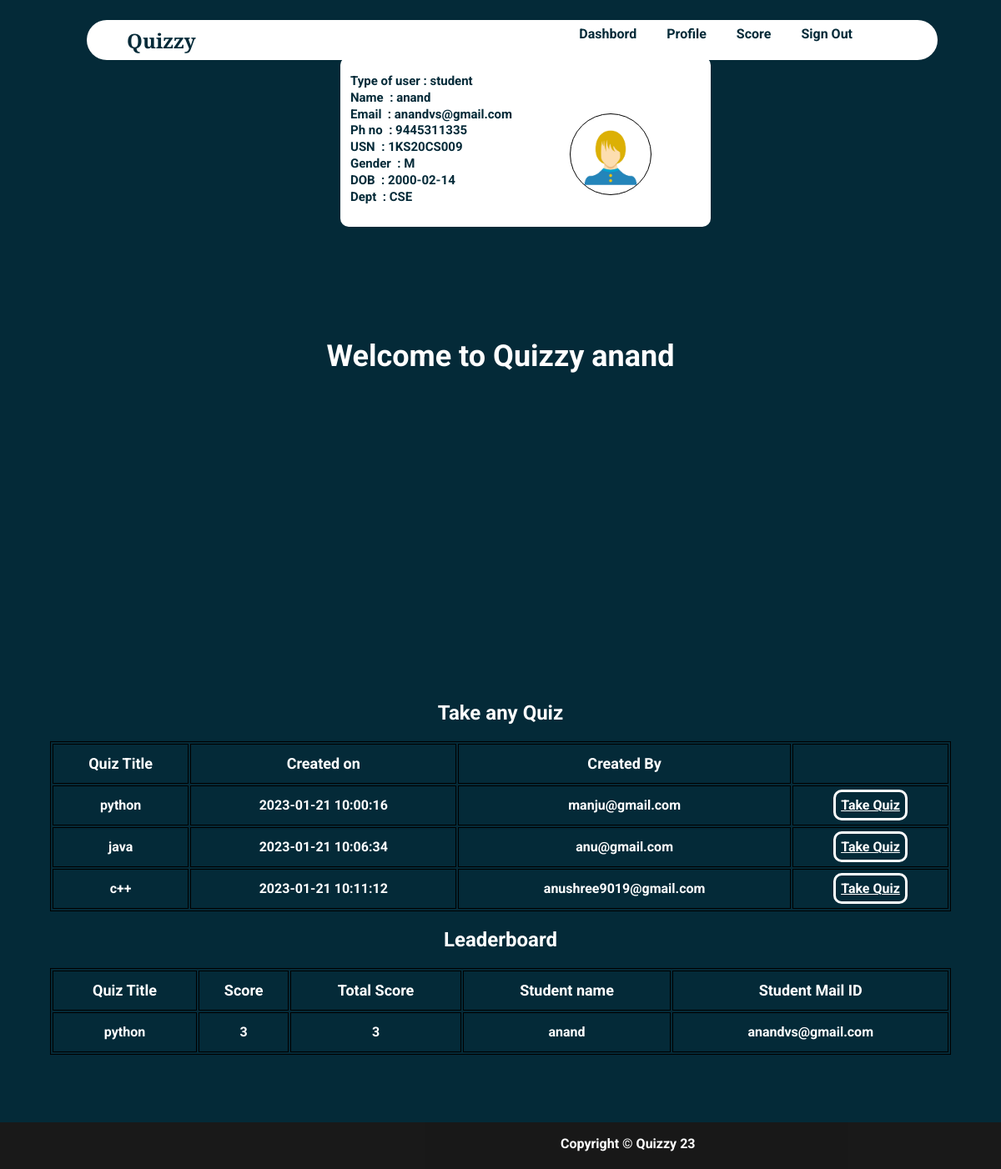
Page /homestud.php (signed in) on the committed database.
### tables this page shows
CREATE TABLE IF NOT EXISTS `student` (
  `usn` varchar(10) NOT NULL,
  `name` varchar(20) NOT NULL,
  `mail` varchar(30) NOT NULL,
  `phno` varchar(10) NOT NULL,
  `gender` varchar(1) NOT NULL,
  `DOB` varchar(10) NOT NULL,
  `pw` varchar(200) NOT NULL,
  `dept` varchar(3) DEFAULT NULL,
  PRIMARY KEY (`mail`),
  UNIQUE KEY `mail` (`mail`),
  UNIQUE KEY `phno` (`phno`),
  UNIQUE KEY `usn` (`usn`),
  KEY `dept` (`dept`)
);

CREATE TABLE IF NOT EXISTS `quiz` (
  `quizid` int NOT NULL AUTO_INCREMENT,
  `quizname` varchar(20) NOT NULL,
  `date_created` timestamp NOT NULL DEFAULT CURRENT_TIMESTAMP,
  `mail` varchar(30) DEFAULT NULL,
  PRIMARY KEY (`quizid`),
  KEY `mail` (`mail`)
);

CREATE TABLE IF NOT EXISTS `score` (
  `slno` int NOT NULL AUTO_INCREMENT,
  `score` int NOT NULL,
  `quizid` int NOT NULL,
  `mail` varchar(30) DEFAULT NULL,
  `totalscore` int DEFAULT NULL,
  `remark` varchar(20) DEFAULT NULL,
  PRIMARY KEY (`slno`),
  KEY `quizid` (`quizid`),
  KEY `mail` (`mail`)
);

### homestud.php (the view, shortened to what this page needs)
<html>
<head>
</head>
<?php
require_once 'sql.php';
                $conn = mysqli_connect($servername, $username, $password, $dbname);if (!$conn) {
    echo "<script>alert(\"Database error retry after some time !\")</script>";
}
?>
<body style="color: #fff !important;font-weight:bolder;margin: 0 !important;font-weight: bolder !important;font-family: 'Roboto', sans-serif;">
    <div style="background-color: #042A38;height:auto;">
        <div class="navbar" style="display: grid;width: 85%;height:3rem;color:#042A38;position:fixed;border-radius:10rem;margin-top:1.5rem;margin-left:6.5rem;">
        <section style="margin-left: 3rem;height:3rem;display:grid;padding-top: 8px;padding-bottom: 3px; font-size: 1.5rem;font-family: 'Libre Baskerville', serif;">Quizzy</section>
            <ul style="display: inline-flex;padding: 0 !important;margin-top: 0;float: right;right: 10rem;top:0.8rem;position: fixed;width: 50vw;">
                <li onclick="dash()">Dashbord</li>
                <li onclick="prof()">Profile</li>
                <li onclick="score()">Score</li>
                <li onclick="lo()">Sign Out</li>
            </ul>
        </div><br><br>
        <?php
        $type1 = $_SESSION["type"];
        $username1 = $_SESSION["username"];
        $sql = "select * from " . $type1 . " where mail='{$username1}'";
        $res =   mysqli_query($conn, $sql);
        if ($res == true) {
            global $dbmail, $dbpw;
            while ($row = mysqli_fetch_array($res)) {
                $dbmail = $row['mail'];
                $dbname = $row['name'];
                $dbusn = $row['usn'];
                $dbphno = $row['phno'];
                $dbgender = $row['gender'];
                $dbdob = $row['DOB'];
                $dbdept = $row['dept'];
            }
        }
        ?>
        <center><section style="width:100vw;height:20rem;margin:0vw;margin-top:23rem;font-size:3vw;">Welcome to Quizzy&nbsp;<?php echo $dbname ?></section></center>
        <section style="color:#fff !important"><br><br><br><br><br>
        <?php
            $sql ="select * from quiz";
            $res=mysqli_query($conn,$sql);
            if($res)
            {
                echo "<center><h1 style=\"font-size:2vw;\">Take any Quiz</h1></center>";
                echo "<center><table><thead><tr><td>Quiz Title</td><td>Created on</td><td>Created By</td><td>  </td></tr></thead>";
                while ($row = mysqli_fetch_assoc($res)) {
                    echo "<tr><td>".$row["quizname"]."</td><td>".$row["date_created"]."</td><td>".$row["mail"]."</td><td><a id=\"tq\" href='takeq.php?qid=".$row['quizid']."'>Take Quiz</button></tr>";
                }
                echo "</table></center>";
            }
            ?>
        </section>
        <section class="prof" id="prof" style="display: grid;color:#042A38;">
        <div class="container1">
                <p><b>Type of user&nbsp;:&nbsp;<?php echo $type1 ?></b></p>
                <p><b>Name &nbsp;:&nbsp;<?php echo $dbname ?></b></p>
                <p><b>Email &nbsp;:&nbsp;<?php echo $dbmail ?></b></p>
                <p><b>Ph no &nbsp;:&nbsp;<?php echo $dbphno ?></b></p>
                <p><b>USN &nbsp;:&nbsp;<?php echo $dbusn ?></b></p>
                <p><b>Gender &nbsp;:&nbsp;<?php echo $dbgender ?></b></p>
                <p><b>DOB &nbsp;:&nbsp;<?php echo $dbdob ?></b></p>
                <p><b>Dept &nbsp;:&nbsp;<?php echo $dbdept ?></b></p>
        </div>
        <div class="container2">
            <img src=" images/user.png">
        </div>
        </section>
            <section style="color:#fff !important">
            <?php
            $sql="call leaderboard;";
            $res=mysqli_query($conn,$sql);
            if($res)
            {
                echo "<center><h1 style=\"font-size: 2vw\">Leaderboard</h1></center>";
                echo "<table id=\"le\"><thead><tr><td>Quiz Title</td><td>Score</td><td>Total Score</td><td>Student name</td><td>Student Mail ID</td></tr></thead>";
                while ($row = mysqli_fetch_assoc($res)) {
                    echo "<tr><td>".$row["quizname"]."</td><td>".$row["score"]."</td><td>".$row["totalscore"]."</td><td>".$row["name"]."</td><td>".$row["mail"]."</td></tr>";
                }
                echo "</table><br><br><br>";
            }
            else{
                echo mysqli_error($conn);
            }
            ?>
        </section>
    </div>
    <footer class="footer" style= "background: black; opacity: 0.9;  font-size: 1rem; height: 3.5rem;display:flex;">
        <div class="footer_copyright" style=" text-align: center;position:absolute; margin-left:42rem; color:white;" >
             <p style="padding-top: 0.01rem;">Copyright &copy; Quizzy 23</p>
        </div>
    </footer>
</body>
</html>

### homestud.php (style rules this page uses)
li { margin: 1.5vw; font-size: 1rem !important; }
ul { list-style: none; width: auto !important; font-weight: 2vw !important; }
.navbar { background-color: white !important; font-size: 1.5vw !important; position: fixed; }
a { text-decoration: none; color: #fff; }
.prof { top: 5vw; position: fixed; width: 35vw !important; height:15vw !important; margin-left: 34vw !important; margin-right: 20vw !important; background-color: #fff !important; border-radius: 10px; margin-top: 0.5rem; z-index: 1; padding: 1vw; padding-left: 1vw; display: grid; grid-template-columns: repeat(2, 1fr); gap: 10px; }
img { width: 100%; display:block; object-fit: cover; }
.container1 { color: #042A38; font-size:15px; line-height: 0.3rem; grid-column:1; }
.container2 { width:6rem; height:6rem; border-radius: 50%; overflow: hidden; margin-left: 3rem; margin-top: 3.5rem; border: 0.1rem solid black; grid-column: 2; }
table { width: 90vw; margin-left: 5vw; margin-right: 5vw; align-content: center; border: 1px solid black; }
thead { font-weight:900; font-size: 1.5vw; }
td { width: auto; border: 1px solid black; text-align: center; height: 4vw; font-weight: bold; }
#tq { text-decoration: underline; border: 3px solid #fff; padding: 0.5vw; border-radius: 10px; }
#le { margin-bottom: 2vw; }

### rows in the picture
student: name "anand", mail "anandvs@gmail.com", phno "9445311335", usn "1KS20CS009", gender "M", DOB "2000-02-14", dept "CSE"
quiz: quizname "python", date_created "2023-01-21 10:00:16", mail "manju@gmail.com"
quiz: quizname "java", date_created "2023-01-21 10:06:34", mail "anu@gmail.com"
quiz: quizname "c++", date_created "2023-01-21 10:11:12", mail "anushree9019@gmail.com"
score: quizid.quizname "python", score "3", totalscore "3", mail.name "anand", mail "anandvs@gmail.com"

### other values in the picture
$type1 "student"
